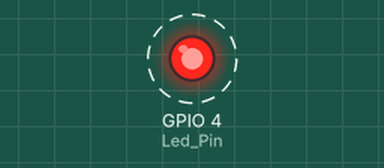
Simulated run of this sketch. Board: ESP32. On the bench: output pins drawn as LEDs (lit = HIGH). Dashed ring = blinking.

Above: at 0.5 s.
Timing chart, 0 to 3.2 s (numbered marks = the images above):
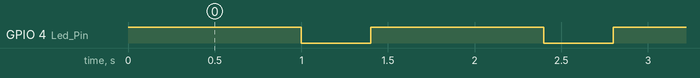

The sketch:

42.ino
```cpp
//definição do pino de LED

#define Led_Pin 4

void setup() {
  // configura o pino como saída
  Serial.begin(115200);
  pinMode(Led_Pin, OUTPUT);
}

void loop() {
  digitalWrite(Led_Pin, HIGH);
  delay(1000); // espera
  digitalWrite(Led_Pin, LOW);
  delay(400); // espera
}
```

Measured:
- by itself, GPIO 4 (Led_Pin): alternates HIGH for 1.0 s and LOW for 0.40 s
